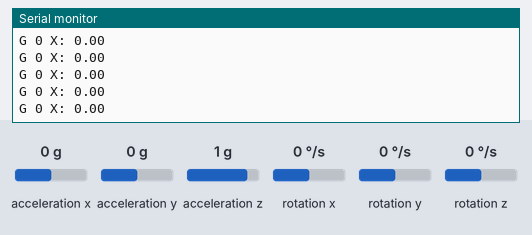
A sketch run on a simulated Arduino Uno, built with avr-gcc and run on an emulated ATmega328P. Parts: the last lines printed to the serial monitor. Inputs (shaded band) come from the test bench; at power-on: acceleration x 0 g, acceleration y 0 g, acceleration z 1 g, rotation x 0 °/s, rotation y 0 °/s, rotation z 0 °/s.

Above: at 1.2 s.
1.3 s: acceleration x set to -1.4 g
At 1.33 s:
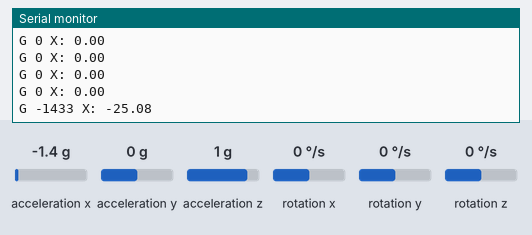
2.8 s: acceleration x set to -0.8 g
At 2.86 s:
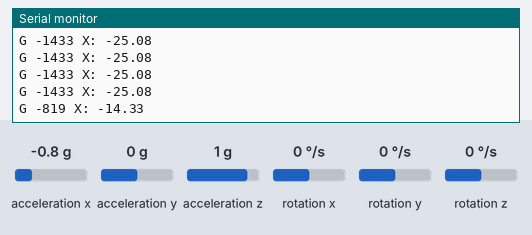
Timing chart, 0 to 5.8 s (numbered marks = the images above; inputs shaded):
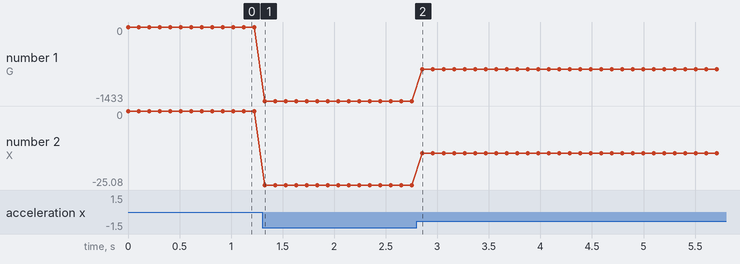

Measured:
- after the input at 1.3 s, the serial monitor: prints a new line at once (image 1)
- after the input at 2.8 s, the serial monitor: prints a new line after 0.06 s (image 2)
- plotted number 1: 0 → -1433 after the input at 1.3 s, -1433 → -819 after the input at 2.8 s
- plotted number 2: 0 → -25.08 after the input at 1.3 s, -25.08 → -14.33 after the input at 2.8 s

The sketch:

Exemple.ino
```cpp
#include <Wire.h>
#include <L3G.h>

L3G gyro;

void setup() {
  Serial.begin(9600);
  Wire.begin();

  if (!gyro.init())
  {
    Serial.println("Failed to autodetect gyro type!");
    while (1);
  }

  gyro.enableDefault();
}

void loop() {
  gyro.read();
  float X=(double)gyro.x*0.0175;
  Serial.print("G ");
  Serial.print((int)gyro.x);
  Serial.print(" X: ");
  Serial.print(X);
 /* Serial.print(" Y: ");
  Serial.print((int)gyro.y);
  Serial.print(" Z: ");
  Serial.println((int)gyro.z);*/
  Serial.print("\n");
  delay(100);
}
```
